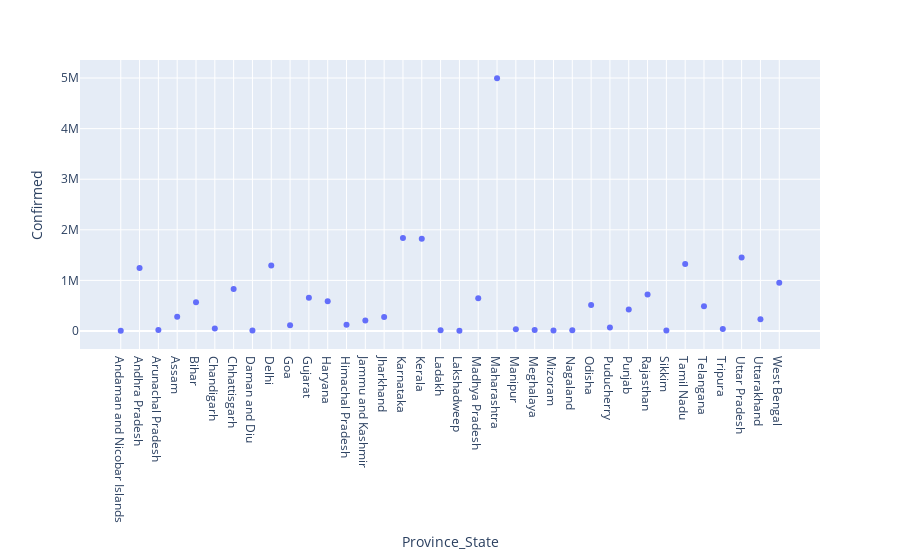

Write notebook code for a chart like this one.
### Code cell
px.scatter(india_df,x='Province_State',y='Confirmed')

### Figure 1 — Plotly figure (JSON) as saved in the notebook; plotly's stock layout.template omitted (floating-point values rounded to 4 significant figures)
{"data": [{"hovertemplate": "Province_State=%{x}<br>Confirmed=%{y}<extra></extra>", "legendgroup": "", "marker": {"color": "#636efa", "symbol": "circle"}, "mode": "markers", "name": "", "orientation": "v", "showlegend": false, "type": "scatter", "x": ["Andaman and Nicobar Islands", "Andhra Pradesh", "Arunachal Pradesh", "Assam", "Bihar", "Chandigarh", "Chhattisgarh", "Daman and Diu", "Delhi", "Goa", "Gujarat", "Haryana", "Himachal Pradesh", "Jammu and Kashmir", "Jharkhand", "Karnataka", "Kerala", "Ladakh", "Lakshadweep", "Madhya Pradesh", "Maharashtra", "Manipur", "Meghalaya", "Mizoram", "Nagaland", "Odisha", "Puducherry", "Punjab", "Rajasthan", "Sikkim", "Tamil Nadu", "Telangana", "Tripura", "Uttar Pradesh", "Uttarakhand", "West Bengal"], "xaxis": "x", "y": [6311, 1245374, 19802, 283313, 567269, 48442, 830117, 8596, 1292867, 112462, 658036, 587682, 122906, 206954, 276062, 1838885, 1824856, 15023, 3629, 649114, 4996758, 34333, 18927, 7382, 15580, 512400, 68373, 424647, 720799, 9451, 1323965, 487199, 37208, 1453679, 229993, 954282], "yaxis": "y"}], "layout": {"legend": {"tracegroupgap": 0}, "margin": {"t": 60}, "xaxis": {"anchor": "y", "domain": [0, 1], "title": {"text": "Province_State"}}, "yaxis": {"anchor": "x", "domain": [0, 1], "title": {"text": "Confirmed"}}}}
